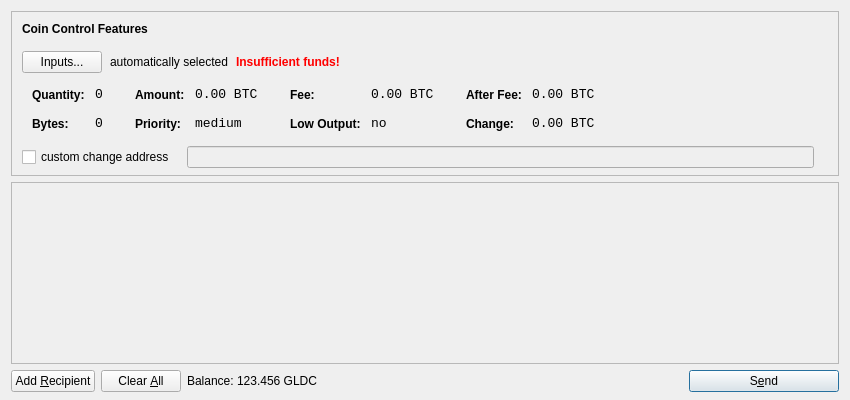
<?xml version="1.0" encoding="UTF-8"?>
<ui version="4.0">
 <class>SendCoinsDialog</class>
 <widget class="QDialog" name="SendCoinsDialog">
  <property name="geometry">
   <rect>
    <x>0</x>
    <y>0</y>
    <width>850</width>
    <height>400</height>
   </rect>
  </property>
  <property name="windowTitle">
   <string>Send Coins</string>
  </property>
  <layout class="QVBoxLayout" name="verticalLayout" stretch="0,1,0">
   <property name="bottomMargin">
    <number>8</number>
   </property>
   <item>
    <widget class="QFrame" name="frameCoinControl">
     <property name="sizePolicy">
      <sizepolicy hsizetype="Expanding" vsizetype="Expanding">
       <horstretch>0</horstretch>
       <verstretch>0</verstretch>
      </sizepolicy>
     </property>
     <property name="maximumSize">
      <size>
       <width>16777215</width>
       <height>16777215</height>
      </size>
     </property>
     <property name="frameShape">
      <enum>QFrame::StyledPanel</enum>
     </property>
     <property name="frameShadow">
      <enum>QFrame::Sunken</enum>
     </property>
     <layout class="QVBoxLayout" name="verticalLayoutCoinControl2">
      <property name="spacing">
       <number>-1</number>
      </property>
      <property name="leftMargin">
       <number>0</number>
      </property>
      <property name="topMargin">
       <number>0</number>
      </property>
      <property name="rightMargin">
       <number>0</number>
      </property>
      <property name="bottomMargin">
       <number>6</number>
      </property>
      <item>
       <layout class="QVBoxLayout" name="verticalLayoutCoinControl" stretch="0,0,0,0,1">
        <property name="spacing">
         <number>0</number>
        </property>
        <property name="leftMargin">
         <number>10</number>
        </property>
        <property name="topMargin">
         <number>10</number>
        </property>
        <item>
         <layout class="QHBoxLayout" name="horizontalLayoutCoinControl1">
          <property name="bottomMargin">
           <number>15</number>
          </property>
          <item>
           <widget class="QLabel" name="labelCoinControlFeatures">
            <property name="sizePolicy">
             <sizepolicy hsizetype="Preferred" vsizetype="Maximum">
              <horstretch>0</horstretch>
              <verstretch>0</verstretch>
             </sizepolicy>
            </property>
            <property name="font">
             <font>
              <weight>75</weight>
              <bold>true</bold>
             </font>
            </property>
            <property name="styleSheet">
             <string notr="true">font-weight:bold;</string>
            </property>
            <property name="text">
             <string>Coin Control Features</string>
            </property>
           </widget>
          </item>
         </layout>
        </item>
        <item>
         <layout class="QHBoxLayout" name="horizontalLayoutCoinControl2" stretch="0,0,0,0">
          <property name="spacing">
           <number>8</number>
          </property>
          <property name="bottomMargin">
           <number>10</number>
          </property>
          <item>
           <widget class="QPushButton" name="pushButtonCoinControl">
            <property name="styleSheet">
             <string notr="true"/>
            </property>
            <property name="text">
             <string>Inputs...</string>
            </property>
           </widget>
          </item>
          <item>
           <widget class="QLabel" name="labelCoinControlAutomaticallySelected">
            <property name="text">
             <string>automatically selected</string>
            </property>
            <property name="margin">
             <number>5</number>
            </property>
           </widget>
          </item>
          <item>
           <widget class="QLabel" name="labelCoinControlInsuffFunds">
            <property name="font">
             <font>
              <weight>75</weight>
              <bold>true</bold>
             </font>
            </property>
            <property name="styleSheet">
             <string notr="true">color:red;font-weight:bold;</string>
            </property>
            <property name="text">
             <string>Insufficient funds!</string>
            </property>
            <property name="margin">
             <number>5</number>
            </property>
           </widget>
          </item>
          <item>
           <spacer name="horizontalSpacerCoinControl">
            <property name="orientation">
             <enum>Qt::Horizontal</enum>
            </property>
            <property name="sizeHint" stdset="0">
             <size>
              <width>40</width>
              <height>1</height>
             </size>
            </property>
           </spacer>
          </item>
         </layout>
        </item>
        <item>
         <widget class="QWidget" name="widgetCoinControl" native="true">
          <property name="sizePolicy">
           <sizepolicy hsizetype="Preferred" vsizetype="Preferred">
            <horstretch>0</horstretch>
            <verstretch>0</verstretch>
           </sizepolicy>
          </property>
          <property name="minimumSize">
           <size>
            <width>0</width>
            <height>0</height>
           </size>
          </property>
          <property name="styleSheet">
           <string notr="true"/>
          </property>
          <layout class="QHBoxLayout" name="horizontalLayoutCoinControl5">
           <property name="margin">
            <number>0</number>
           </property>
           <item>
            <layout class="QHBoxLayout" name="horizontalLayoutCoinControl3" stretch="0,0,0,1">
             <property name="spacing">
              <number>20</number>
             </property>
             <property name="topMargin">
              <number>0</number>
             </property>
             <property name="bottomMargin">
              <number>10</number>
             </property>
             <item>
              <layout class="QFormLayout" name="formLayoutCoinControl1">
               <property name="horizontalSpacing">
                <number>10</number>
               </property>
               <property name="verticalSpacing">
                <number>14</number>
               </property>
               <property name="leftMargin">
                <number>10</number>
               </property>
               <property name="topMargin">
                <number>4</number>
               </property>
               <property name="rightMargin">
                <number>6</number>
               </property>
               <item row="0" column="0">
                <widget class="QLabel" name="labelCoinControlQuantityText">
                 <property name="styleSheet">
                  <string notr="true">font-weight:bold;</string>
                 </property>
                 <property name="text">
                  <string>Quantity:</string>
                 </property>
                 <property name="margin">
                  <number>0</number>
                 </property>
                </widget>
               </item>
               <item row="0" column="1">
                <widget class="QLabel" name="labelCoinControlQuantity">
                 <property name="font">
                  <font>
                   <family>Monospace</family>
                   <pointsize>10</pointsize>
                  </font>
                 </property>
                 <property name="cursor">
                  <cursorShape>IBeamCursor</cursorShape>
                 </property>
                 <property name="contextMenuPolicy">
                  <enum>Qt::ActionsContextMenu</enum>
                 </property>
                 <property name="text">
                  <string notr="true">0</string>
                 </property>
                 <property name="margin">
                  <number>0</number>
                 </property>
                 <property name="textInteractionFlags">
                  <set>Qt::LinksAccessibleByMouse|Qt::TextSelectableByKeyboard|Qt::TextSelectableByMouse</set>
                 </property>
                </widget>
               </item>
               <item row="1" column="0">
                <widget class="QLabel" name="labelCoinControlBytesText">
                 <property name="styleSheet">
                  <string notr="true">font-weight:bold;</string>
                 </property>
                 <property name="text">
                  <string>Bytes:</string>
                 </property>
                </widget>
               </item>
               <item row="1" column="1">
                <widget class="QLabel" name="labelCoinControlBytes">
                 <property name="font">
                  <font>
                   <family>Monospace</family>
                   <pointsize>10</pointsize>
                  </font>
                 </property>
                 <property name="cursor">
                  <cursorShape>IBeamCursor</cursorShape>
                 </property>
                 <property name="contextMenuPolicy">
                  <enum>Qt::ActionsContextMenu</enum>
                 </property>
                 <property name="text">
                  <string notr="true">0</string>
                 </property>
                 <property name="textInteractionFlags">
                  <set>Qt::LinksAccessibleByMouse|Qt::TextSelectableByKeyboard|Qt::TextSelectableByMouse</set>
                 </property>
                </widget>
               </item>
              </layout>
             </item>
             <item>
              <layout class="QFormLayout" name="formLayoutCoinControl2">
               <property name="horizontalSpacing">
                <number>10</number>
               </property>
               <property name="verticalSpacing">
                <number>14</number>
               </property>
               <property name="leftMargin">
                <number>6</number>
               </property>
               <property name="topMargin">
                <number>4</number>
               </property>
               <property name="rightMargin">
                <number>6</number>
               </property>
               <item row="0" column="0">
                <widget class="QLabel" name="labelCoinControlAmountText">
                 <property name="styleSheet">
                  <string notr="true">font-weight:bold;</string>
                 </property>
                 <property name="text">
                  <string>Amount:</string>
                 </property>
                 <property name="margin">
                  <number>0</number>
                 </property>
                </widget>
               </item>
               <item row="0" column="1">
                <widget class="QLabel" name="labelCoinControlAmount">
                 <property name="font">
                  <font>
                   <family>Monospace</family>
                   <pointsize>10</pointsize>
                  </font>
                 </property>
                 <property name="cursor">
                  <cursorShape>IBeamCursor</cursorShape>
                 </property>
                 <property name="contextMenuPolicy">
                  <enum>Qt::ActionsContextMenu</enum>
                 </property>
                 <property name="text">
                  <string notr="true">0.00 BTC</string>
                 </property>
                 <property name="textInteractionFlags">
                  <set>Qt::LinksAccessibleByMouse|Qt::TextSelectableByKeyboard|Qt::TextSelectableByMouse</set>
                 </property>
                </widget>
               </item>
               <item row="1" column="0">
                <widget class="QLabel" name="labelCoinControlPriorityText">
                 <property name="styleSheet">
                  <string notr="true">font-weight:bold;</string>
                 </property>
                 <property name="text">
                  <string>Priority:</string>
                 </property>
                </widget>
               </item>
               <item row="1" column="1">
                <widget class="QLabel" name="labelCoinControlPriority">
                 <property name="font">
                  <font>
                   <family>Monospace</family>
                   <pointsize>10</pointsize>
                  </font>
                 </property>
                 <property name="cursor">
                  <cursorShape>IBeamCursor</cursorShape>
                 </property>
                 <property name="contextMenuPolicy">
                  <enum>Qt::ActionsContextMenu</enum>
                 </property>
                 <property name="text">
                  <string>medium</string>
                 </property>
                 <property name="textInteractionFlags">
                  <set>Qt::LinksAccessibleByMouse|Qt::TextSelectableByKeyboard|Qt::TextSelectableByMouse</set>
                 </property>
                </widget>
               </item>
              </layout>
             </item>
             <item>
              <layout class="QFormLayout" name="formLayoutCoinControl3">
               <property name="horizontalSpacing">
                <number>10</number>
               </property>
               <property name="verticalSpacing">
                <number>14</number>
               </property>
               <property name="leftMargin">
                <number>6</number>
               </property>
               <property name="topMargin">
                <number>4</number>
               </property>
               <property name="rightMargin">
                <number>6</number>
               </property>
               <item row="0" column="0">
                <widget class="QLabel" name="labelCoinControlFeeText">
                 <property name="styleSheet">
                  <string notr="true">font-weight:bold;</string>
                 </property>
                 <property name="text">
                  <string>Fee:</string>
                 </property>
                 <property name="margin">
                  <number>0</number>
                 </property>
                </widget>
               </item>
               <item row="0" column="1">
                <widget class="QLabel" name="labelCoinControlFee">
                 <property name="font">
                  <font>
                   <family>Monospace</family>
                   <pointsize>10</pointsize>
                  </font>
                 </property>
                 <property name="cursor">
                  <cursorShape>IBeamCursor</cursorShape>
                 </property>
                 <property name="contextMenuPolicy">
                  <enum>Qt::ActionsContextMenu</enum>
                 </property>
                 <property name="text">
                  <string notr="true">0.00 BTC</string>
                 </property>
                 <property name="textInteractionFlags">
                  <set>Qt::LinksAccessibleByMouse|Qt::TextSelectableByKeyboard|Qt::TextSelectableByMouse</set>
                 </property>
                </widget>
               </item>
               <item row="1" column="0">
                <widget class="QLabel" name="labelCoinControlLowOutputText">
                 <property name="styleSheet">
                  <string notr="true">font-weight:bold;</string>
                 </property>
                 <property name="text">
                  <string>Low Output:</string>
                 </property>
                </widget>
               </item>
               <item row="1" column="1">
                <widget class="QLabel" name="labelCoinControlLowOutput">
                 <property name="font">
                  <font>
                   <family>Monospace</family>
                   <pointsize>10</pointsize>
                  </font>
                 </property>
                 <property name="cursor">
                  <cursorShape>IBeamCursor</cursorShape>
                 </property>
                 <property name="contextMenuPolicy">
                  <enum>Qt::ActionsContextMenu</enum>
                 </property>
                 <property name="text">
                  <string>no</string>
                 </property>
                 <property name="textInteractionFlags">
                  <set>Qt::LinksAccessibleByMouse|Qt::TextSelectableByKeyboard|Qt::TextSelectableByMouse</set>
                 </property>
                </widget>
               </item>
              </layout>
             </item>
             <item>
              <layout class="QFormLayout" name="formLayoutCoinControl4">
               <property name="horizontalSpacing">
                <number>10</number>
               </property>
               <property name="verticalSpacing">
                <number>14</number>
               </property>
               <property name="leftMargin">
                <number>6</number>
               </property>
               <property name="topMargin">
                <number>4</number>
               </property>
               <property name="rightMargin">
                <number>6</number>
               </property>
               <item row="0" column="0">
                <widget class="QLabel" name="labelCoinControlAfterFeeText">
                 <property name="styleSheet">
                  <string notr="true">font-weight:bold;</string>
                 </property>
                 <property name="text">
                  <string>After Fee:</string>
                 </property>
                 <property name="margin">
                  <number>0</number>
                 </property>
                </widget>
               </item>
               <item row="0" column="1">
                <widget class="QLabel" name="labelCoinControlAfterFee">
                 <property name="font">
                  <font>
                   <family>Monospace</family>
                   <pointsize>10</pointsize>
                  </font>
                 </property>
                 <property name="cursor">
                  <cursorShape>IBeamCursor</cursorShape>
                 </property>
                 <property name="contextMenuPolicy">
                  <enum>Qt::ActionsContextMenu</enum>
                 </property>
                 <property name="text">
                  <string notr="true">0.00 BTC</string>
                 </property>
                 <property name="textInteractionFlags">
                  <set>Qt::LinksAccessibleByMouse|Qt::TextSelectableByKeyboard|Qt::TextSelectableByMouse</set>
                 </property>
                </widget>
               </item>
               <item row="1" column="0">
                <widget class="QLabel" name="labelCoinControlChangeText">
                 <property name="styleSheet">
                  <string notr="true">font-weight:bold;</string>
                 </property>
                 <property name="text">
                  <string>Change:</string>
                 </property>
                </widget>
               </item>
               <item row="1" column="1">
                <widget class="QLabel" name="labelCoinControlChange">
                 <property name="font">
                  <font>
                   <family>Monospace</family>
                   <pointsize>10</pointsize>
                  </font>
                 </property>
                 <property name="cursor">
                  <cursorShape>IBeamCursor</cursorShape>
                 </property>
                 <property name="contextMenuPolicy">
                  <enum>Qt::ActionsContextMenu</enum>
                 </property>
                 <property name="text">
                  <string notr="true">0.00 BTC</string>
                 </property>
                 <property name="textInteractionFlags">
                  <set>Qt::LinksAccessibleByMouse|Qt::TextSelectableByKeyboard|Qt::TextSelectableByMouse</set>
                 </property>
                </widget>
               </item>
              </layout>
             </item>
            </layout>
           </item>
          </layout>
         </widget>
        </item>
        <item>
         <layout class="QHBoxLayout" name="horizontalLayoutCoinControl4" stretch="0,0,0">
          <property name="spacing">
           <number>12</number>
          </property>
          <property name="sizeConstraint">
           <enum>QLayout::SetDefaultConstraint</enum>
          </property>
          <property name="topMargin">
           <number>5</number>
          </property>
          <property name="rightMargin">
           <number>5</number>
          </property>
          <item>
           <widget class="QCheckBox" name="checkBoxCoinControlChange">
            <property name="text">
             <string>custom change address</string>
            </property>
           </widget>
          </item>
          <item>
           <widget class="QLineEdit" name="lineEditCoinControlChange">
            <property name="enabled">
             <bool>false</bool>
            </property>
            <property name="sizePolicy">
             <sizepolicy hsizetype="Expanding" vsizetype="Fixed">
              <horstretch>0</horstretch>
              <verstretch>0</verstretch>
             </sizepolicy>
            </property>
           </widget>
          </item>
          <item>
           <widget class="QLabel" name="labelCoinControlChangeLabel">
            <property name="sizePolicy">
             <sizepolicy hsizetype="Preferred" vsizetype="Expanding">
              <horstretch>0</horstretch>
              <verstretch>0</verstretch>
             </sizepolicy>
            </property>
            <property name="minimumSize">
             <size>
              <width>0</width>
              <height>0</height>
             </size>
            </property>
            <property name="text">
             <string/>
            </property>
            <property name="margin">
             <number>3</number>
            </property>
           </widget>
          </item>
         </layout>
        </item>
        <item>
         <spacer name="verticalSpacerCoinControl">
          <property name="orientation">
           <enum>Qt::Vertical</enum>
          </property>
          <property name="sizeHint" stdset="0">
           <size>
            <width>800</width>
            <height>1</height>
           </size>
          </property>
         </spacer>
        </item>
       </layout>
      </item>
     </layout>
    </widget>
   </item>
   <item>
    <widget class="QScrollArea" name="scrollArea">
     <property name="widgetResizable">
      <bool>true</bool>
     </property>
     <widget class="QWidget" name="scrollAreaWidgetContents">
      <property name="geometry">
       <rect>
        <x>0</x>
        <y>0</y>
        <width>830</width>
        <height>165</height>
       </rect>
      </property>
      <layout class="QVBoxLayout" name="verticalLayout_2">
       <property name="margin">
        <number>0</number>
       </property>
       <item>
        <layout class="QVBoxLayout" name="entries">
         <property name="spacing">
          <number>6</number>
         </property>
        </layout>
       </item>
       <item>
        <spacer name="verticalSpacer">
         <property name="orientation">
          <enum>Qt::Vertical</enum>
         </property>
         <property name="sizeHint" stdset="0">
          <size>
           <width>20</width>
           <height>40</height>
          </size>
         </property>
        </spacer>
       </item>
      </layout>
     </widget>
    </widget>
   </item>
   <item>
    <layout class="QHBoxLayout" name="horizontalLayout">
     <item>
      <widget class="QPushButton" name="addButton">
       <property name="toolTip">
        <string>Send to multiple recipients at once</string>
       </property>
       <property name="text">
        <string>Add &amp;Recipient</string>
       </property>
       <property name="icon">
        <iconset resource="../bitcoin.qrc">
         <normaloff>:/icons/add</normaloff>:/icons/add</iconset>
       </property>
       <property name="autoDefault">
        <bool>false</bool>
       </property>
      </widget>
     </item>
     <item>
      <widget class="QPushButton" name="clearButton">
       <property name="sizePolicy">
        <sizepolicy hsizetype="Minimum" vsizetype="Fixed">
         <horstretch>0</horstretch>
         <verstretch>0</verstretch>
        </sizepolicy>
       </property>
       <property name="toolTip">
        <string>Remove all transaction fields</string>
       </property>
       <property name="text">
        <string>Clear &amp;All</string>
       </property>
       <property name="icon">
        <iconset resource="../bitcoin.qrc">
         <normaloff>:/icons/remove</normaloff>:/icons/remove</iconset>
       </property>
       <property name="autoRepeatDelay">
        <number>300</number>
       </property>
       <property name="autoDefault">
        <bool>false</bool>
       </property>
      </widget>
     </item>
     <item>
      <layout class="QHBoxLayout" name="horizontalLayout_2">
       <property name="spacing">
        <number>3</number>
       </property>
       <item>
        <widget class="QLabel" name="label">
         <property name="text">
          <string>Balance:</string>
         </property>
        </widget>
       </item>
       <item>
        <widget class="QLabel" name="labelBalance">
         <property name="cursor">
          <cursorShape>IBeamCursor</cursorShape>
         </property>
         <property name="text">
          <string>123.456 GLDC</string>
         </property>
         <property name="textInteractionFlags">
          <set>Qt::LinksAccessibleByMouse|Qt::TextSelectableByKeyboard|Qt::TextSelectableByMouse</set>
         </property>
        </widget>
       </item>
      </layout>
     </item>
     <item>
      <spacer name="horizontalSpacer">
       <property name="orientation">
        <enum>Qt::Horizontal</enum>
       </property>
       <property name="sizeHint" stdset="0">
        <size>
         <width>40</width>
         <height>20</height>
        </size>
       </property>
      </spacer>
     </item>
     <item>
      <widget class="QPushButton" name="sendButton">
       <property name="minimumSize">
        <size>
         <width>150</width>
         <height>0</height>
        </size>
       </property>
       <property name="toolTip">
        <string>Confirm the send action</string>
       </property>
       <property name="text">
        <string>S&amp;end</string>
       </property>
       <property name="icon">
        <iconset resource="../bitcoin.qrc">
         <normaloff>:/icons/send</normaloff>:/icons/send</iconset>
       </property>
       <property name="default">
        <bool>true</bool>
       </property>
      </widget>
     </item>
    </layout>
   </item>
  </layout>
 </widget>
 <resources>
  <include location="../bitcoin.qrc"/>
 </resources>
 <connections/>
</ui>
